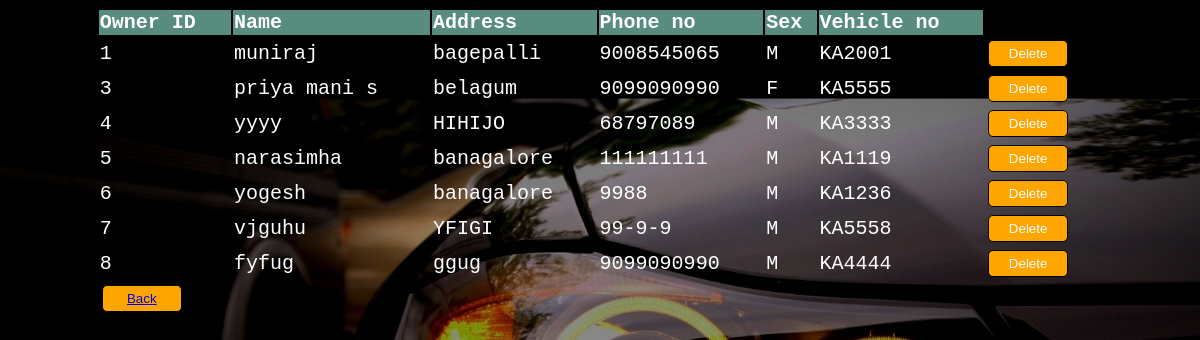
The app's page /4.php with its own data.
### tables this page shows
CREATE TABLE `owner` (
  `ownid` int(10) NOT NULL,
  `user` varchar(30) NOT NULL,
  `pass` varchar(30) NOT NULL,
  `ownname` varchar(30) NOT NULL,
  `ownphno` varchar(15) NOT NULL,
  `sex` char(5) NOT NULL,
  `vehno` varchar(10) NOT NULL,
  `ownadd` text NOT NULL
);

### 4.php (the view, shortened to what this page needs)
<html>
<body>
	<body style="background:linear-gradient(rgba(0,0,0,0.5),rgba(0,0,0,0.3)),url(images/4.jpg); background-repeat:no-repeat; background-size:cover;">
<form action="3.php" method="GET">
<table>
<tr>
<th> Owner ID </th>
 <th>  Name </th>
 <th>  Address </th>
 <th> Phone no </th>
 <th> Sex </th>
 <th> Vehicle no </th>
</tr>
<?php
$cn=new mysqli("localhost","root","","owner") or die("Connection failed");
$result=$cn->query("SELECT * FROM OWNER");
while($row=$result->fetch_array()){
 echo '<tr><td>'.$row["ownid"] ."</td><td>" .$row["ownname"] ."</td><td>"   .$row["ownadd"] ."</td><td>"   .$row["ownphno"] ."</td><td>"   .$row["sex"] ."</td><td>"   .$row["vehno"].'</td><td><button name="delname" type="submit" value="'.$row["ownid"].'">Delete</button></td></tr>';
}
?>
<center>
<td><button><a href="admin.html">Back</a></button>
</center>
</table>
</form>
</body>
</html>

### 4.php (style rules this page uses)
table { border-collapse:collaspe; color:white; font-family:monospace; font-size:20px; text-align: left; margin: 3 auto; display: table-cell; vertical-align: middle; height: 16%; width: 85%; display: table; }
th { background-color:#588c; color:white; }
button { padding: 5px; border-radius: 5px; margin: 2px; display: block; width: 80px; border: 2px; background-color: white; color: blue; font-family: sans-serif; text-align: center; }
th { background-color:#588c7e; color:white; }
button { border: .5px solid black; background-color: orange; color: white; }

### records on screen
owner: ownid "1", ownname "muniraj", ownadd "bagepalli", ownphno "9008545065", sex "M", vehno "KA2001"
owner: ownid "3", ownname "priya mani s", ownadd "belagum", ownphno "9099090990", sex "F", vehno "KA5555"
owner: ownid "4", ownname "yyyy", ownadd "HIHIJO", ownphno "68797089", sex "M", vehno "KA3333"
owner: ownid "5", ownname "narasimha", ownadd "banagalore", ownphno "111111111", sex "M", vehno "KA1119"
owner: ownid "6", ownname "yogesh", ownadd "banagalore", ownphno "9988", sex "M", vehno "KA1236"
owner: ownid "7", ownname "vjguhu", ownadd "YFIGI", ownphno "99-9-9", sex "M", vehno "KA5558"
owner: ownid "8", ownname "fyfug", ownadd "ggug", ownphno "9099090990", sex "M", vehno "KA4444"
